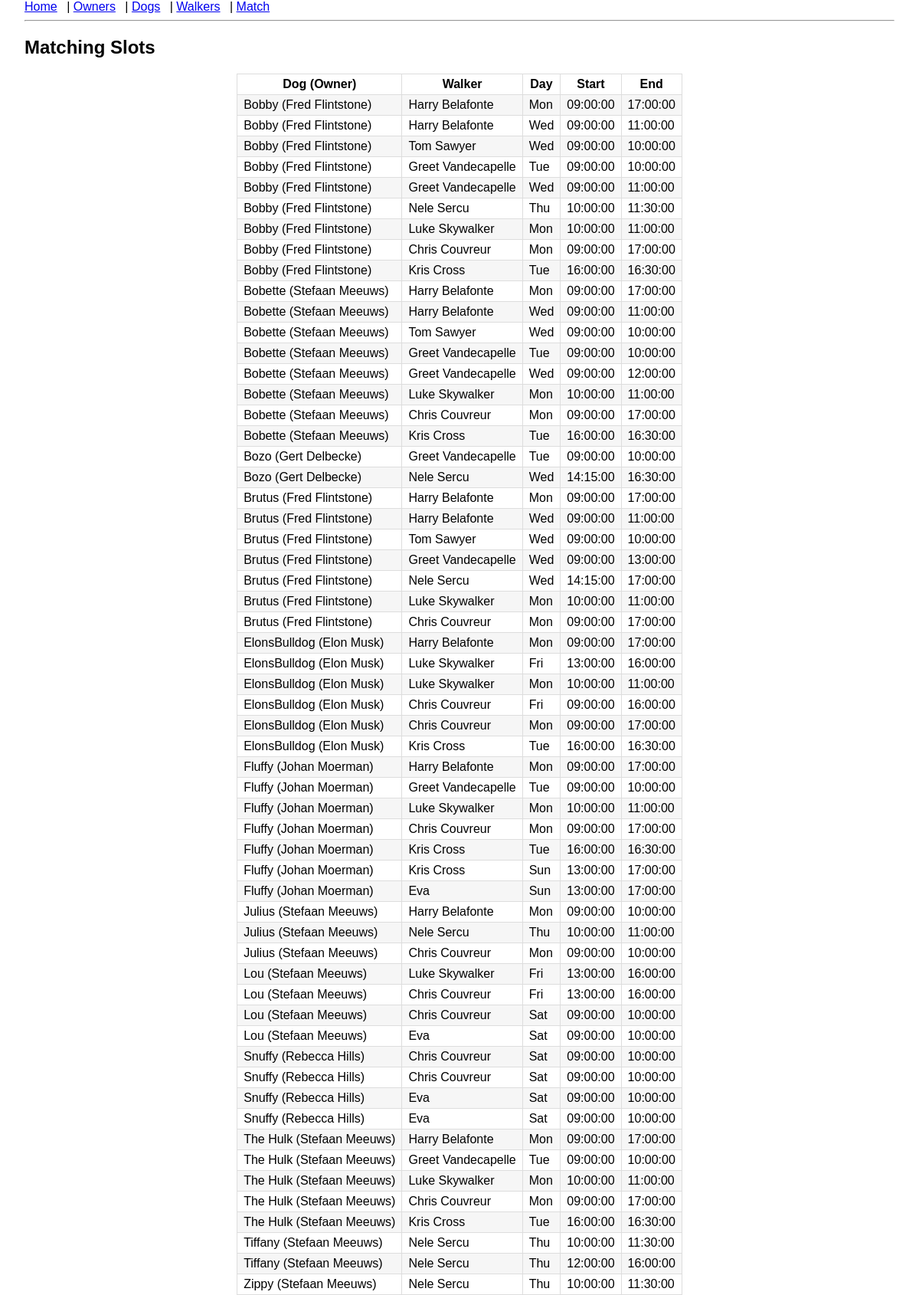
Before: /match with the older database file.
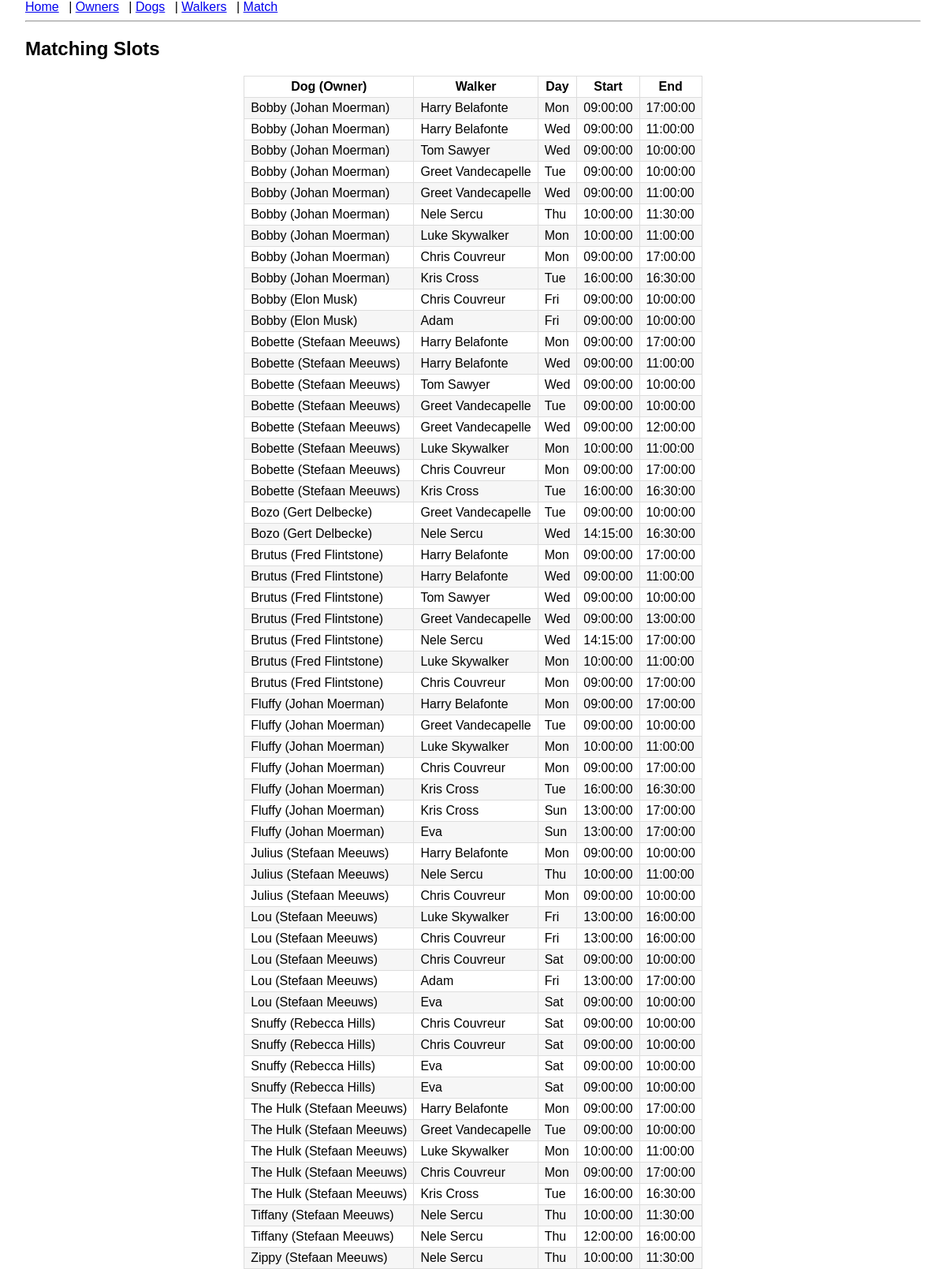
After: the same page with the newer database file.
### models.py (models this page shows)
class Dog(db.Model):
    id = db.Column(db.Integer, primary_key=True)
    name = db.Column(db.String(80), nullable=False)
    breed = db.Column(db.String(80))
    owner_id = db.Column(db.Integer, db.ForeignKey("dog_owner.id"), nullable=False)
    availabilities = db.relationship(
        "Availability", backref="dog", cascade="all, delete-orphan"
    )

class DogOwner(db.Model):
    id = db.Column(db.Integer, primary_key=True)
    name = db.Column(db.String(100), nullable=False)
    email = db.Column(db.String(120))
    dogs = db.relationship("Dog", backref="owner", cascade="all, delete-orphan")

class DogWalker(db.Model):
    id = db.Column(db.Integer, primary_key=True)
    name = db.Column(db.String(100), nullable=False)
    phone = db.Column(db.String(40))
    availabilities = db.relationship(
        "Availability", backref="walker", cascade="all, delete-orphan"
    )

class Availability(db.Model):
    id = db.Column(db.Integer, primary_key=True)
    weekday = db.Column(db.Integer, nullable=False)  # 0 = Mon … 6 = Sun
    start_time = db.Column(db.Time, nullable=False)
    end_time = db.Column(db.Time, nullable=False)
    dog_id = db.Column(db.Integer, db.ForeignKey("dog.id"))
    walker_id = db.Column(db.Integer, db.ForeignKey("dog_walker.id"))

### app.py (the view)
@app.route("/match")
def match():
    matches = []  # list of (dog, walker, weekday, start, end)
    dogs = Dog.query.all()
    walkers = DogWalker.query.all()
    for dog in dogs:
        for walker in walkers:
            for da in dog.availabilities:
                for wa in walker.availabilities:
                    if da.weekday == wa.weekday and overlaps(
                            da.start_time, da.end_time, wa.start_time, wa.end_time
                    ):
                        start = max(da.start_time, wa.start_time)
                        end = min(da.end_time, wa.end_time)
                        matches.append((dog, walker, da.weekday, start, end))
    matches.sort(key=lambda x: (x[0].name.lower()))
    return render_template("match.html", matches=matches)

### app.py (called while the page is built)
def overlaps(a_start, a_end, b_start, b_end):
    return max(a_start, b_start) < min(a_end, b_end)

### templates/match.html
{% extends "layout.html" %}
{% block content %}
<h2>Matching Slots</h2>
{% if matches %}
<table class="table table-striped table-centered">
    <tr>
        <th>Dog (Owner)</th>
        <th>Walker</th>
        <th>Day</th>
        <th>Start</th>
        <th>End</th>
    </tr>
    {% for match in matches %}
    <tr>
        <td>{{ match[0].name }} ({{ match[0].owner.name }})</td>
        <td>{{ match[1].name }}</td>
        <td>{{ ["Mon", "Tue", "Wed", "Thu", "Fri", "Sat", "Sun"][match[2]] }}</td>
        <td>{{ match[3] }}</td>
        <td>{{ match[4] }}</td>
    </tr>
    {% endfor %}
</table>
{% else %}
<p>No overlapping slots found.</p>
{% endif %}
{% endblock %}

Changed rows visible on the page:
removed Dog: name "ElonsBulldog", name "Elon Musk", name "Harry Belafonte", value "Mon", start_time "09:00:00", end_time "17:00:00", name "Luke Skywalker", value "Fri", start_time "13:00:00", end_time "16:00:00", start_time "10:00:00", end_time "11:00:00", name "Chris Couvreur", name "Kris Cross", value "Tue", start_time "16:00:00", end_time "16:30:00"
changed Dog (number 1 of 12 on the later page): name "Fred Flintstone" → "Johan Moerman"
added Dog: name "Bobby", name "Elon Musk", name "Chris Couvreur", value "Fri", start_time "09:00:00", end_time "10:00:00", name "Adam"
now on one of the page's lists (row unchanged): Dog: name "Lou", name "Stefaan Meeuws", name "Eva", start_time "09:00:00", end_time "10:00:00"
computed for Dog "Lou": name "Eva" → "Adam"; value "Sat" → "Fri"; start_time "09:00:00" → "13:00:00"; end_time "10:00:00" → "17:00:00"
